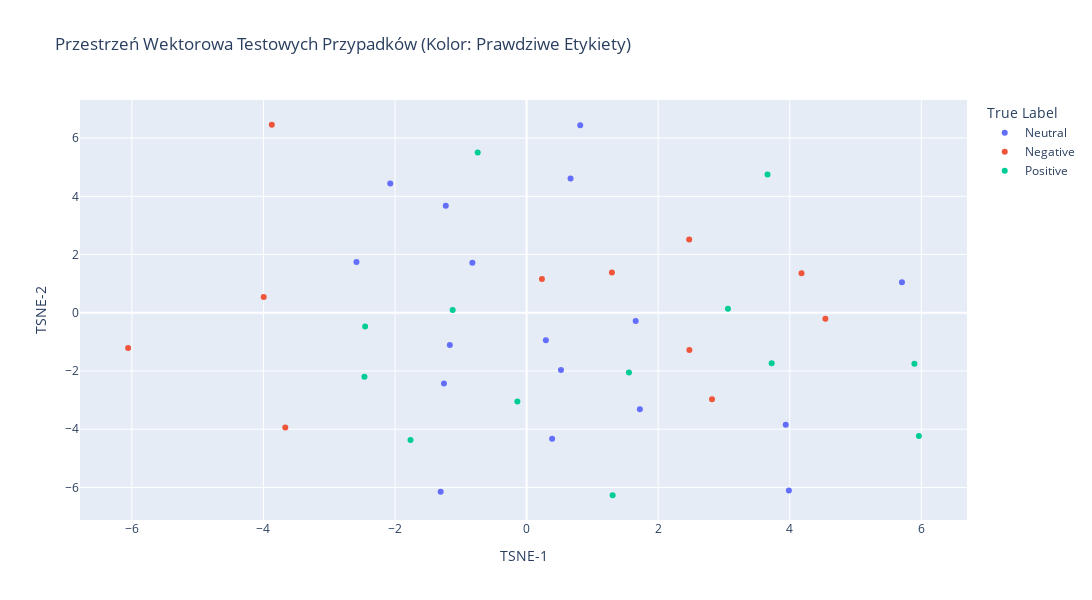
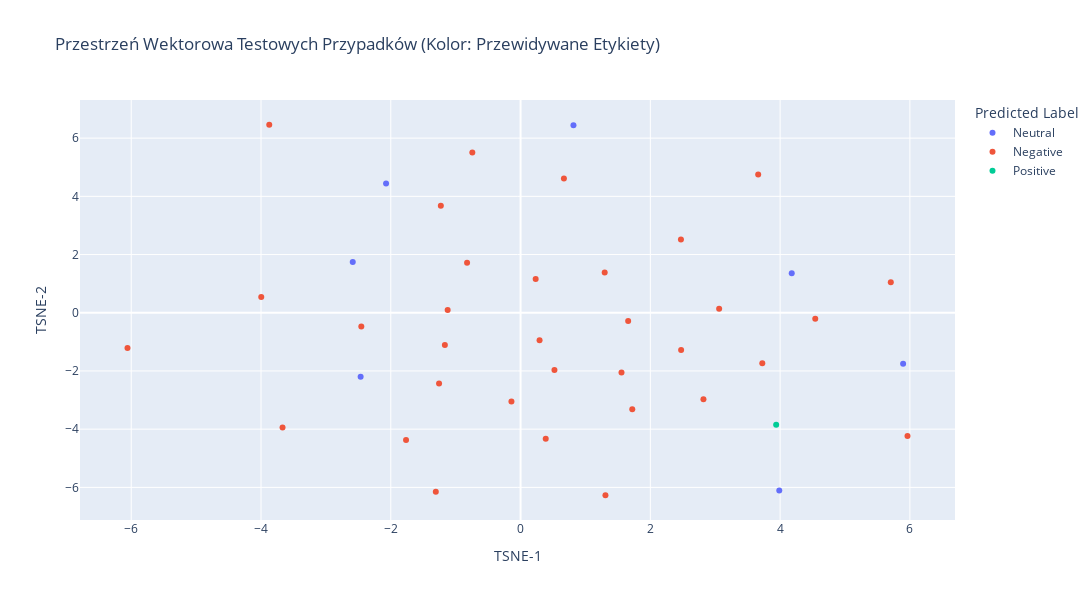
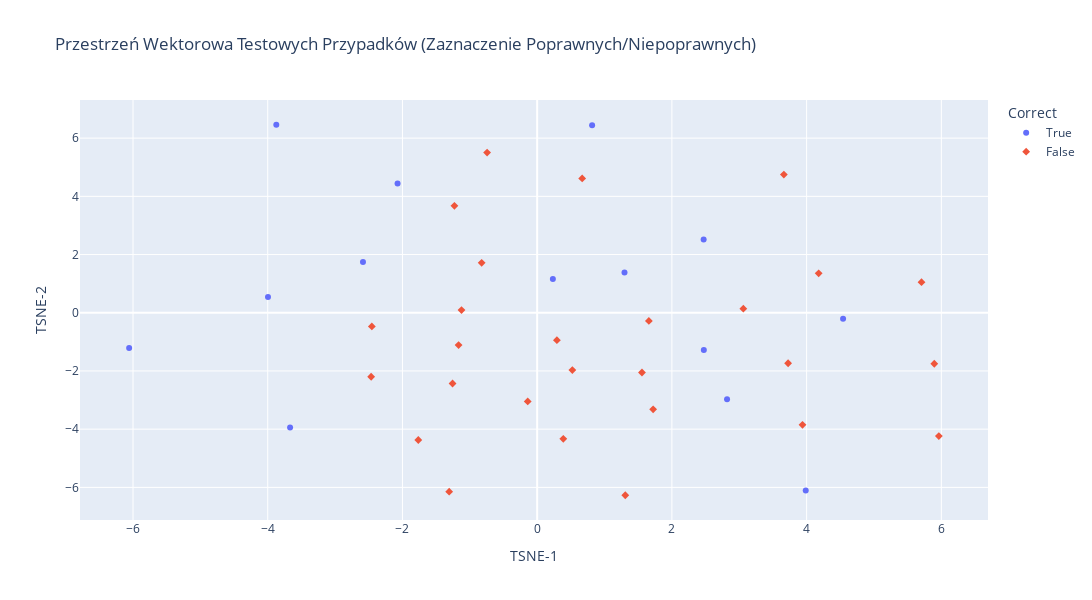

Write notebook code for charts like these, in order.
### Code cell
pca = PCA(n_components=40, random_state=42)
embeddings_pca = pca.fit_transform(test_embeddings)

tsne = TSNE(n_components=2, perplexity=30, n_iter=300, random_state=42)
embeddings_tsne = tsne.fit_transform(embeddings_pca)

df_visualization = pd.DataFrame({
    'TSNE-1': embeddings_tsne[:,0],
    'TSNE-2': embeddings_tsne[:,1],
    'True Label': test_labels,
    'Predicted Label': test_predicted_labels,
    'Text': test_df['text']
})

fig_true = px.scatter(
    df_visualization,
    x='TSNE-1',
    y='TSNE-2',
    color='True Label',
    hover_data=['True Label', 'Predicted Label', 'Text'],
    title='Przestrzeń Wektorowa Testowych Przypadków (Kolor: Prawdziwe Etykiety)',
    width=1200,
    height=600
)

fig_true.show()

fig_pred = px.scatter(
    df_visualization,
    x='TSNE-1',
    y='TSNE-2',
    color='Predicted Label',
    hover_data=['True Label', 'Predicted Label', 'Text'],
    title='Przestrzeń Wektorowa Testowych Przypadków (Kolor: Przewidywane Etykiety)',
    width=1200,
    height=600
)

fig_pred.show()

df_visualization['Correct'] = df_visualization['True Label'] == df_visualization['Predicted Label']

fig_correct = px.scatter(
    df_visualization,
    x='TSNE-1',
    y='TSNE-2',
    color='Correct',
    symbol='Correct',
    hover_data=['True Label', 'Predicted Label', 'Text'],
    title='Przestrzeń Wektorowa Testowych Przypadków (Zaznaczenie Poprawnych/Niepoprawnych)',
    width=1200,
    height=600
)

fig_correct.show()

### Figure 1 — Plotly figure (JSON) as saved in the notebook; plotly's stock layout.template omitted (floating-point values rounded to 4 significant figures)
{"data": [{"customdata": [["Neutral", "Neutral", "Jesli sluchasz go na zajeciach i zrobisz w domu ze 2 zadanka , to powinienes bez problemow zaliczyc ."], ["Neutral", "Negative", "Mało wytłumaczy , ale cały czas pyta czy wszyscy rozumieją , jeżeli on też rozumie dany dział to bedzie tłumaczył aż wszyscy nie potwierdza że zrozumilei : ) Koła raczej trudniejsze , ale można zawsze liczyć na dopytke na koniec ( a to mało kto niezdaje ) Mimo swoich wad jest ciekawą postacia , i czesto sie zagłebia na wykładzie w tematy \""], ["Neutral", "Neutral", "Zadania na egzaminie do latwych nie naleza , ale ukladaja je pracownicy IM , wiec czego mozna sie spodziewac : ) OCENA OGÓLNA : ŚREDNIO NA JEŻA"], ["Neutral", "Negative", "Pytania podczas laborki potrafią byc ciężkie , można wylecieć na sam koniec laboratorium , ale z reguły 3 , może 4 grupy bedą zapytane podczas całych zajęć ."], ["Neutral", "Negative", "Pilot funkcjonalnie pierwsza klasa , można dosłownie wszystkim sterować , ogromna baza sprzętu , możliwość dowolnego konfigurowania , super wygląd , podświetlenie klawiszy , auto - wyłączanie ekranu . Niestety sama jakość wykonania pozostawia wiele do życzenia . Konkretnie klawisze które po roku użytkowania zacinają się . Pierwszy egzemplarz po roku został wymieniony na nowy , drugi właśnie tez ma identyczny problem z klawiszami . Niestety rozebrać go nie idzie bo próbował em na starym , a wystarczyło by wyczyścić gumki lub wymienić styki węglowe . Mam w domu piloty od sprzętu audio które mają po kilkanaście lat i działają bez zarzutu do dzisiaj ."], ["Neutral", "Negative", "Przyłapanie na ściąganiu to 2.0 z danej pracy ."], ["Neutral", "Neutral", "Jest piec kartkowek / wejsciowek , ktore sa podstawa zaliczenia ."], ["Neutral", "Negative", "Ćwiczenia . . . tutaj warto być przygotowanym i błyskać na każdych zajęciach tak żeby Cię zapamiętał ."], ["Neutral", "Negative", "Ogólnie BwE to pikuś 8 )"], ["Neutral", "Negative", "Trzeba napisac 2 kolokwia , zdazaja sie rzadko kartkowki ."], ["Neutral", "Negative", "Koła do zdania , choć łatwe nie są ."], ["Neutral", "Positive", "Był em na jej zajęciach w 100 % , starał em się jak mogł em by nadgonić grupę gdyż nie zdawał em matury z anglika a znalazł em się na B 1 ."], ["Neutral", "Negative", "Jeśli chodzi o wykład na WEMiF - ie ludzie chyba nie mają wyboru - chyba tylko dr Juszkiewicz wykłada ."], ["Neutral", "Negative", "Nie wiem czy mozna z nich sie czegos nauczyc , nie majac wczesniej styku z pp , ale mi troche rzeczy w glowie sie rozjasnilo ; ) Tylko to mazanie po foliach . . . : ?"], ["Neutral", "Negative", "Projekt nie musi być specjalnie rozbudowany , ma ładnie wyglądać , mieć elegancką zrobioną dokumentację , i mają się pokazywać ładne wykresy ."], ["Neutral", "Neutral", "Dr A . T . KOWAL Chemia nieorganiczna II - ćwiczenia Ocena : pozytywna [ / b ] Specyficzny sposób prowadzenia zajęć . . . ."], ["Neutral", "Negative", "Raczej nie ma na co narzekać , choć i bez rewelacji"]], "hovertemplate": "True Label=%{customdata[0]}<br>TSNE-1=%{x}<br>TSNE-2=%{y}<br>Predicted Label=%{customdata[1]}<br>Text=%{customdata[2]}<extra></extra>", "legendgroup": "Neutral", "marker": {"color": "#636efa", "symbol": "circle"}, "mode": "markers", "name": "Neutral", "orientation": "v", "showlegend": true, "type": "scatter", "x": [-2.072, -1.256, -2.586, -0.8242, 5.706, 0.3878, 0.8154, 1.658, -1.167, 0.6681, -1.306, 3.939, 1.722, -1.228, 0.2929, 3.987, 0.5224], "xaxis": "x", "y": [4.444, -2.43, 1.743, 1.716, 1.052, -4.332, 6.439, -0.282, -1.109, 4.616, -6.148, -3.851, -3.317, 3.675, -0.9414, -6.111, -1.969], "yaxis": "y"}, {"customdata": [["Negative", "Negative", "Gdy je poprawiasz i przynosisz następnym razem , wyszukuje Ci kolejne błedy , a to co poprawił eś na dobrze , jest źle i miało być tak jak na poczatku ."], ["Negative", "Negative", "UWAGA !"], ["Negative", "Negative", "Na każdej laborce kartkówka , teraz moge stwierdzić że może nie były aż takie trudne , ale zaliczył em jedną na 5 czy 6 . . . po prostu jeżeli nigdy przedtem nie miał eś do czynienia z językiem C to naprawde jest trudno ."], ["Negative", "Negative", "Pan Biernacki prowadzi laborki naprawde dziwnie , po łebkach , bez zaangażowania , i co najważniejsze - niezrozumiale . . . powtórze jeszcze raz : niezrozumiale !"], ["Negative", "Neutral", "Grill ma wadę , dużą , z którą niestety żył em 3 lata . Tłuszcz zamiast skapywać w całości do dołączonej miseczki , spływał pod płytę grzewczą , zawsze po grillowaniu , musiałem go postawić w pionie i patrzeć jak wylewa się to na blat . Nie wiem czy Philips tego nie przemyślał , nie sprawdził , ale jest to tragiczne niedopatrzenie . Kilka dni temu grill odmówił posłuszeństwa . Nie grzeje . Pokrętło do do ustawiania temperatury odmówiło z rok temu , przestało mieć grzechotkę , ale nie przeszkadzało to w użytkowaniu . Za minus uważam też brak możliwości dokupienia samych płyt teflonowych , choćby w cenie połowy grilla . Zdecydowanie nie polecam i nie kupię grilla Philipsa , a w przypadku awarii , muszę kupić nowego ."], ["Negative", "Negative", "Ja idąc na informatyke 3 nie znałęm prawie w ogóle jezyka C no i to nie jest kurs dla takich ludzi - doktor zakłada że wszyscy wiedza co to jest i że rozumieja każde jego skomplikowane słowo ! ! !"], ["Negative", "Negative", "Bateria posiada jedynie ładny design . Wysokość baterii to ok 30 cm . , przeciętna głębokość zlewozmywaka to ok 20cm . Woda wypływając z baterii i spadając z wysokości 1 / 2 metra powoduje , iż chcąc opłukać talerz lub umyć ręce bierzemy również prysznic ! Zachlapane są szafki i wszystko w około . Zadzwoniła m do handlowca firmy Blanco i poprosiła m o radę , ale podał jedynie telefon do serwisanta , który kazał przykręcić ciśnienie wody . Poza tym próbował tłumaczyć iż baterie są przystosowane do zlewozmywaków BLANCO i gdyby m kupiła zlew Blanco nie było by problemu . Sitko w zlewie Blanco jest tak ustawione , iż jak nakierujemy na nie wylewkę baterii to woda się nie rozchlapuje . Ale kto używając zlewozmywaka myśli o tym aby skierować wylewkę zawsze w stronę sitka ? ? ? ? ? Chyba ten kto nic w kuchni nie robi ! ! Tak więc przestrzegam przed wszystkimi bateriami tego typu firmy Blanco i nie tylko . Porażka i totalny niewypał !"], ["Negative", "Negative", "Jestem świeżo po zakupie Marantza 611 . Urządzenie bardzo dobrze odtwarza płyty CD . Gorzej jest z nośnikami USB . Nośniki czytane są długo i dźwięk jest słyszalnie uboższy pomimo odtwarzania plików FLAC . Jednak kompletna porażka to wieszanie się urządzenia jeśli zaczynamy słuchać stacji z radia cyfrowego DAB + . Sytuacja jest powtarzalna po dodaniu stacji dwóch DAB + do ulubionych i próbie przełączania się między nimi następuje zawieszenie urządzenia , dokładniej odtwarzania dźwięku . Przywrócenie odtwarzania dziwięku jest możliwe po wybraniu stacji FM do odtwarzania . Drugą kwestią jest włączanie się samo z siebie urządzenia . Czyli śpisz sobie a ono się włącza . Wyłączasz . Za 2h jest to samo . Jeśli do tego dodamy głęboko rozczarowującą scenę dżwiękową dla nośników USB lepiej kupić coś tańszego nawet jeśli będzie miało te same wady ."], ["Negative", "Negative", "uważam że pisanie opinii o czymś co jest rewelacyjne nie do końca ma sens , więc chciała by m napisać o wadzie tej zmywarki . Mam BOSCHA po raz pierwszy i przyznam że daleko mu do Whirpoola którego mialam wczesniej . Przede wszystkim brakuje kontrolki że zakończyło się mycie . Jeżeli jestem poza domem i nie usłyszała m końcowego sygnału to nie wiadomo że mycie jest już skończone . Tak samo nie wiadomo jaki jest etap . Czasem zdarza jej się nie wypluć tabletki i garniki są brudne . no i niestety w porównaniu z Whirpoolem przegrywa w kategorii ciasno ułożone garnki whirpool radził sobie świetnie , najwyraźniej miał lepsze ciśnienie wody . U Boscha to mocno kuleje . Chcąc upchać na maxa - muszę domywać ręcznie . Prowadnice na dole nie są precyzyjne wykonane i kosz dolny po całkowitym wysunieciu zawsze spada . To w Whirpoolu nie miało miejsca bo prowadnice miały kontuynuacje na drzwiczkach ."], ["Negative", "Negative", "Muszę się przyznać , że bardzo nudził em się na wykładzie u Pana Michała . . . dlatego na przerwie wybył em i więcej się tam nie pojawił em ."], ["Negative", "Negative", "O zgrozo ."]], "hovertemplate": "True Label=%{customdata[0]}<br>TSNE-1=%{x}<br>TSNE-2=%{y}<br>Predicted Label=%{customdata[1]}<br>Text=%{customdata[2]}<extra></extra>", "legendgroup": "Negative", "marker": {"color": "#EF553B", "symbol": "circle"}, "mode": "markers", "name": "Negative", "orientation": "v", "showlegend": true, "type": "scatter", "x": [2.472, -3.873, 1.297, 0.2327, 4.179, -3.996, 4.542, -6.057, 2.474, 2.819, -3.668], "xaxis": "x", "y": [2.514, 6.46, 1.387, 1.159, 1.356, 0.5436, -0.2028, -1.213, -1.278, -2.971, -3.945], "yaxis": "y"}, {"customdata": [["Positive", "Negative", "Z zaliczeniem nie ma raczej problemu ."], ["Positive", "Negative", "Miał em przyjemność mieć z tą panią wykład !"], ["Positive", "Negative", "Dba o to by każdy się na zajęciach odezwał , ale jeśli ktoś czegoś nie potrafi - nie gnębi , pomaga ."], ["Positive", "Negative", "Wprost chciało się do niego przychodzić ."], ["Positive", "Negative", "Ale na egzaminie natomiast jest łatwiej ."], ["Positive", "Negative", "Pan Gańcza jest osobą bardzo dobrą jako nauczyciel dla początkujących . . . nie rozumiem wogóle powyższych komentarzy jeśli chodzi o \" wiel k"], ["Positive", "Negative", "Lepiej nie mogł eś trafić ."], ["Positive", "Negative", "Jeśli masz więcej odróbek ( a jest jakiś ważny powód ) można się było z prowadzącą zajęcia dogadać ."], ["Positive", "Negative", "Wyjątkowo miły człowiek , nieco zestresowany obecnością świata i ludzi , ale jakoś sobie radzi - patrzenie w podłogę podobno pomaga ."], ["Positive", "Negative", "Pytania raczej proste , nie bylo az tak trudno zaliczyc ."], ["Positive", "Neutral", "Uważam , że to najlepszy kitowy obiektyw na rynku . Wykonanie metal i bardzo dobrej jakości tworzywi . Pierścień przysłony chodzi z należytym oporem i skokiem . Wbudowana stabilizacja jest wydajna i naprawdę pomaga w wielu sytuacjach . Obiektyw bardzo ostry już od największego otworu przysłony . Celność bdb . To za co pochwalę go dodatkowo to szybki silnik autofokusa - używał em go na poczatku z dosyć mułowatym X - E1 , teraz , kiedy przesiadł em się na X - T1 to mogę tylko chwalić ! ! ! Ostatni plus to bardzo dobrze opracowany system uszczelnień - obiektyw , mimo , iż jest to zoom , w ogóle nie zasysa kurzu do środka ( miałem już wiele zoomów : Nikkory , Sigmy i tam był to problem ) . Polecam !"], ["Positive", "Negative", "algebra z geom . analityczna 1 polecam miał em z nim wykłady , bardzo fajny z podejsciem student tez czlowiek , czasami sie myli ale przyznale sie do bledow ."], ["Positive", "Neutral", "Tak Podstawa oceny w indeksie : egzamin Niespodziewajki : brak ( zadania powtarzają się co roku ) Poczucie humorupane pokłady Ogólne podejście do studenta : pozytywne Zerowy termin jest najprostszy ( 3 zadania ) - warunkiem przystąpienia jest jednak zaliczenie projektu u dr ."]], "hovertemplate": "True Label=%{customdata[0]}<br>TSNE-1=%{x}<br>TSNE-2=%{y}<br>Predicted Label=%{customdata[1]}<br>Text=%{customdata[2]}<extra></extra>", "legendgroup": "Positive", "marker": {"color": "#00cc96", "symbol": "circle"}, "mode": "markers", "name": "Positive", "orientation": "v", "showlegend": true, "type": "scatter", "x": [3.662, 5.963, 3.725, 1.308, -1.765, -1.123, -0.1403, 1.556, 3.06, -0.7431, 5.895, -2.454, -2.465], "xaxis": "x", "y": [4.749, -4.237, -1.735, -6.27, -4.372, 0.09163, -3.045, -2.053, 0.1412, 5.503, -1.753, -0.4711, -2.199], "yaxis": "y"}], "layout": {"height": 600, "legend": {"title": {"text": "True Label"}, "tracegroupgap": 0}, "title": {"text": "Przestrzeń Wektorowa Testowych Przypadków (Kolor: Prawdziwe Etykiety)"}, "width": 1200, "xaxis": {"anchor": "y", "domain": [0, 1], "title": {"text": "TSNE-1"}}, "yaxis": {"anchor": "x", "domain": [0, 1], "title": {"text": "TSNE-2"}}}}

### Figure 2 — Plotly figure (JSON) as saved in the notebook; plotly's stock layout.template omitted (floating-point values rounded to 4 significant figures)
{"data": [{"customdata": [["Neutral", "Neutral", "Jesli sluchasz go na zajeciach i zrobisz w domu ze 2 zadanka , to powinienes bez problemow zaliczyc ."], ["Neutral", "Neutral", "Zadania na egzaminie do latwych nie naleza , ale ukladaja je pracownicy IM , wiec czego mozna sie spodziewac : ) OCENA OGÓLNA : ŚREDNIO NA JEŻA"], ["Negative", "Neutral", "Grill ma wadę , dużą , z którą niestety żył em 3 lata . Tłuszcz zamiast skapywać w całości do dołączonej miseczki , spływał pod płytę grzewczą , zawsze po grillowaniu , musiałem go postawić w pionie i patrzeć jak wylewa się to na blat . Nie wiem czy Philips tego nie przemyślał , nie sprawdził , ale jest to tragiczne niedopatrzenie . Kilka dni temu grill odmówił posłuszeństwa . Nie grzeje . Pokrętło do do ustawiania temperatury odmówiło z rok temu , przestało mieć grzechotkę , ale nie przeszkadzało to w użytkowaniu . Za minus uważam też brak możliwości dokupienia samych płyt teflonowych , choćby w cenie połowy grilla . Zdecydowanie nie polecam i nie kupię grilla Philipsa , a w przypadku awarii , muszę kupić nowego ."], ["Neutral", "Neutral", "Jest piec kartkowek / wejsciowek , ktore sa podstawa zaliczenia ."], ["Positive", "Neutral", "Uważam , że to najlepszy kitowy obiektyw na rynku . Wykonanie metal i bardzo dobrej jakości tworzywi . Pierścień przysłony chodzi z należytym oporem i skokiem . Wbudowana stabilizacja jest wydajna i naprawdę pomaga w wielu sytuacjach . Obiektyw bardzo ostry już od największego otworu przysłony . Celność bdb . To za co pochwalę go dodatkowo to szybki silnik autofokusa - używał em go na poczatku z dosyć mułowatym X - E1 , teraz , kiedy przesiadł em się na X - T1 to mogę tylko chwalić ! ! ! Ostatni plus to bardzo dobrze opracowany system uszczelnień - obiektyw , mimo , iż jest to zoom , w ogóle nie zasysa kurzu do środka ( miałem już wiele zoomów : Nikkory , Sigmy i tam był to problem ) . Polecam !"], ["Positive", "Neutral", "Tak Podstawa oceny w indeksie : egzamin Niespodziewajki : brak ( zadania powtarzają się co roku ) Poczucie humorupane pokłady Ogólne podejście do studenta : pozytywne Zerowy termin jest najprostszy ( 3 zadania ) - warunkiem przystąpienia jest jednak zaliczenie projektu u dr ."], ["Neutral", "Neutral", "Dr A . T . KOWAL Chemia nieorganiczna II - ćwiczenia Ocena : pozytywna [ / b ] Specyficzny sposób prowadzenia zajęć . . . ."]], "hovertemplate": "Predicted Label=%{customdata[1]}<br>TSNE-1=%{x}<br>TSNE-2=%{y}<br>True Label=%{customdata[0]}<br>Text=%{customdata[2]}<extra></extra>", "legendgroup": "Neutral", "marker": {"color": "#636efa", "symbol": "circle"}, "mode": "markers", "name": "Neutral", "orientation": "v", "showlegend": true, "type": "scatter", "x": [-2.072, -2.586, 4.179, 0.8154, 5.895, -2.465, 3.987], "xaxis": "x", "y": [4.444, 1.743, 1.356, 6.439, -1.753, -2.199, -6.111], "yaxis": "y"}, {"customdata": [["Negative", "Negative", "Gdy je poprawiasz i przynosisz następnym razem , wyszukuje Ci kolejne błedy , a to co poprawił eś na dobrze , jest źle i miało być tak jak na poczatku ."], ["Negative", "Negative", "UWAGA !"], ["Positive", "Negative", "Z zaliczeniem nie ma raczej problemu ."], ["Neutral", "Negative", "Mało wytłumaczy , ale cały czas pyta czy wszyscy rozumieją , jeżeli on też rozumie dany dział to bedzie tłumaczył aż wszyscy nie potwierdza że zrozumilei : ) Koła raczej trudniejsze , ale można zawsze liczyć na dopytke na koniec ( a to mało kto niezdaje ) Mimo swoich wad jest ciekawą postacia , i czesto sie zagłebia na wykładzie w tematy \""], ["Neutral", "Negative", "Pytania podczas laborki potrafią byc ciężkie , można wylecieć na sam koniec laboratorium , ale z reguły 3 , może 4 grupy bedą zapytane podczas całych zajęć ."], ["Positive", "Negative", "Miał em przyjemność mieć z tą panią wykład !"], ["Positive", "Negative", "Dba o to by każdy się na zajęciach odezwał , ale jeśli ktoś czegoś nie potrafi - nie gnębi , pomaga ."], ["Negative", "Negative", "Na każdej laborce kartkówka , teraz moge stwierdzić że może nie były aż takie trudne , ale zaliczył em jedną na 5 czy 6 . . . po prostu jeżeli nigdy przedtem nie miał eś do czynienia z językiem C to naprawde jest trudno ."], ["Negative", "Negative", "Pan Biernacki prowadzi laborki naprawde dziwnie , po łebkach , bez zaangażowania , i co najważniejsze - niezrozumiale . . . powtórze jeszcze raz : niezrozumiale !"], ["Positive", "Negative", "Wprost chciało się do niego przychodzić ."], ["Positive", "Negative", "Ale na egzaminie natomiast jest łatwiej ."], ["Neutral", "Negative", "Pilot funkcjonalnie pierwsza klasa , można dosłownie wszystkim sterować , ogromna baza sprzętu , możliwość dowolnego konfigurowania , super wygląd , podświetlenie klawiszy , auto - wyłączanie ekranu . Niestety sama jakość wykonania pozostawia wiele do życzenia . Konkretnie klawisze które po roku użytkowania zacinają się . Pierwszy egzemplarz po roku został wymieniony na nowy , drugi właśnie tez ma identyczny problem z klawiszami . Niestety rozebrać go nie idzie bo próbował em na starym , a wystarczyło by wyczyścić gumki lub wymienić styki węglowe . Mam w domu piloty od sprzętu audio które mają po kilkanaście lat i działają bez zarzutu do dzisiaj ."], ["Positive", "Negative", "Pan Gańcza jest osobą bardzo dobrą jako nauczyciel dla początkujących . . . nie rozumiem wogóle powyższych komentarzy jeśli chodzi o \" wiel k"], ["Positive", "Negative", "Lepiej nie mogł eś trafić ."], ["Positive", "Negative", "Jeśli masz więcej odróbek ( a jest jakiś ważny powód ) można się było z prowadzącą zajęcia dogadać ."], ["Neutral", "Negative", "Przyłapanie na ściąganiu to 2.0 z danej pracy ."], ["Neutral", "Negative", "Ćwiczenia . . . tutaj warto być przygotowanym i błyskać na każdych zajęciach tak żeby Cię zapamiętał ."], ["Negative", "Negative", "Ja idąc na informatyke 3 nie znałęm prawie w ogóle jezyka C no i to nie jest kurs dla takich ludzi - doktor zakłada że wszyscy wiedza co to jest i że rozumieja każde jego skomplikowane słowo ! ! !"], ["Positive", "Negative", "Wyjątkowo miły człowiek , nieco zestresowany obecnością świata i ludzi , ale jakoś sobie radzi - patrzenie w podłogę podobno pomaga ."], ["Neutral", "Negative", "Ogólnie BwE to pikuś 8 )"], ["Negative", "Negative", "Bateria posiada jedynie ładny design . Wysokość baterii to ok 30 cm . , przeciętna głębokość zlewozmywaka to ok 20cm . Woda wypływając z baterii i spadając z wysokości 1 / 2 metra powoduje , iż chcąc opłukać talerz lub umyć ręce bierzemy również prysznic ! Zachlapane są szafki i wszystko w około . Zadzwoniła m do handlowca firmy Blanco i poprosiła m o radę , ale podał jedynie telefon do serwisanta , który kazał przykręcić ciśnienie wody . Poza tym próbował tłumaczyć iż baterie są przystosowane do zlewozmywaków BLANCO i gdyby m kupiła zlew Blanco nie było by problemu . Sitko w zlewie Blanco jest tak ustawione , iż jak nakierujemy na nie wylewkę baterii to woda się nie rozchlapuje . Ale kto używając zlewozmywaka myśli o tym aby skierować wylewkę zawsze w stronę sitka ? ? ? ? ? Chyba ten kto nic w kuchni nie robi ! ! Tak więc przestrzegam przed wszystkimi bateriami tego typu firmy Blanco i nie tylko . Porażka i totalny niewypał !"], ["Negative", "Negative", "Jestem świeżo po zakupie Marantza 611 . Urządzenie bardzo dobrze odtwarza płyty CD . Gorzej jest z nośnikami USB . Nośniki czytane są długo i dźwięk jest słyszalnie uboższy pomimo odtwarzania plików FLAC . Jednak kompletna porażka to wieszanie się urządzenia jeśli zaczynamy słuchać stacji z radia cyfrowego DAB + . Sytuacja jest powtarzalna po dodaniu stacji dwóch DAB + do ulubionych i próbie przełączania się między nimi następuje zawieszenie urządzenia , dokładniej odtwarzania dźwięku . Przywrócenie odtwarzania dziwięku jest możliwe po wybraniu stacji FM do odtwarzania . Drugą kwestią jest włączanie się samo z siebie urządzenia . Czyli śpisz sobie a ono się włącza . Wyłączasz . Za 2h jest to samo . Jeśli do tego dodamy głęboko rozczarowującą scenę dżwiękową dla nośników USB lepiej kupić coś tańszego nawet jeśli będzie miało te same wady ."], ["Neutral", "Negative", "Trzeba napisac 2 kolokwia , zdazaja sie rzadko kartkowki ."], ["Neutral", "Negative", "Koła do zdania , choć łatwe nie są ."], ["Neutral", "Negative", "Jeśli chodzi o wykład na WEMiF - ie ludzie chyba nie mają wyboru - chyba tylko dr Juszkiewicz wykłada ."], ["Negative", "Negative", "uważam że pisanie opinii o czymś co jest rewelacyjne nie do końca ma sens , więc chciała by m napisać o wadzie tej zmywarki . Mam BOSCHA po raz pierwszy i przyznam że daleko mu do Whirpoola którego mialam wczesniej . Przede wszystkim brakuje kontrolki że zakończyło się mycie . Jeżeli jestem poza domem i nie usłyszała m końcowego sygnału to nie wiadomo że mycie jest już skończone . Tak samo nie wiadomo jaki jest etap . Czasem zdarza jej się nie wypluć tabletki i garniki są brudne . no i niestety w porównaniu z Whirpoolem przegrywa w kategorii ciasno ułożone garnki whirpool radził sobie świetnie , najwyraźniej miał lepsze ciśnienie wody . U Boscha to mocno kuleje . Chcąc upchać na maxa - muszę domywać ręcznie . Prowadnice na dole nie są precyzyjne wykonane i kosz dolny po całkowitym wysunieciu zawsze spada . To w Whirpoolu nie miało miejsca bo prowadnice miały kontuynuacje na drzwiczkach ."], ["Negative", "Negative", "Muszę się przyznać , że bardzo nudził em się na wykładzie u Pana Michała . . . dlatego na przerwie wybył em i więcej się tam nie pojawił em ."], ["Negative", "Negative", "O zgrozo ."], ["Neutral", "Negative", "Nie wiem czy mozna z nich sie czegos nauczyc , nie majac wczesniej styku z pp , ale mi troche rzeczy w glowie sie rozjasnilo ; ) Tylko to mazanie po foliach . . . : ?"], ["Positive", "Negative", "Pytania raczej proste , nie bylo az tak trudno zaliczyc ."], ["Neutral", "Negative", "Projekt nie musi być specjalnie rozbudowany , ma ładnie wyglądać , mieć elegancką zrobioną dokumentację , i mają się pokazywać ładne wykresy ."], ["Positive", "Negative", "algebra z geom . analityczna 1 polecam miał em z nim wykłady , bardzo fajny z podejsciem student tez czlowiek , czasami sie myli ale przyznale sie do bledow ."], ["Neutral", "Negative", "Raczej nie ma na co narzekać , choć i bez rewelacji"]], "hovertemplate": "Predicted Label=%{customdata[1]}<br>TSNE-1=%{x}<br>TSNE-2=%{y}<br>True Label=%{customdata[0]}<br>Text=%{customdata[2]}<extra></extra>", "legendgroup": "Negative", "marker": {"color": "#EF553B", "symbol": "circle"}, "mode": "markers", "name": "Negative", "orientation": "v", "showlegend": true, "type": "scatter", "x": [2.472, -3.873, 3.662, -1.256, -0.8242, 5.963, 3.725, 1.297, 0.2327, 1.308, -1.765, 5.706, -1.123, -0.1403, 1.556, 0.3878, 1.658, -3.996, 3.06, -1.167, 4.542, -6.057, 0.6681, -1.306, 1.722, 2.474, 2.819, -3.668, -1.228, -0.7431, 0.2929, -2.454, 0.5224], "xaxis": "x", "y": [2.514, 6.46, 4.749, -2.43, 1.716, -4.237, -1.735, 1.387, 1.159, -6.27, -4.372, 1.052, 0.09163, -3.045, -2.053, -4.332, -0.282, 0.5436, 0.1412, -1.109, -0.2028, -1.213, 4.616, -6.148, -3.317, -1.278, -2.971, -3.945, 3.675, 5.503, -0.9414, -0.4711, -1.969], "yaxis": "y"}, {"customdata": [["Neutral", "Positive", "Był em na jej zajęciach w 100 % , starał em się jak mogł em by nadgonić grupę gdyż nie zdawał em matury z anglika a znalazł em się na B 1 ."]], "hovertemplate": "Predicted Label=%{customdata[1]}<br>TSNE-1=%{x}<br>TSNE-2=%{y}<br>True Label=%{customdata[0]}<br>Text=%{customdata[2]}<extra></extra>", "legendgroup": "Positive", "marker": {"color": "#00cc96", "symbol": "circle"}, "mode": "markers", "name": "Positive", "orientation": "v", "showlegend": true, "type": "scatter", "x": [3.939], "xaxis": "x", "y": [-3.851], "yaxis": "y"}], "layout": {"height": 600, "legend": {"title": {"text": "Predicted Label"}, "tracegroupgap": 0}, "title": {"text": "Przestrzeń Wektorowa Testowych Przypadków (Kolor: Przewidywane Etykiety)"}, "width": 1200, "xaxis": {"anchor": "y", "domain": [0, 1], "title": {"text": "TSNE-1"}}, "yaxis": {"anchor": "x", "domain": [0, 1], "title": {"text": "TSNE-2"}}}}

### Figure 3 — Plotly figure (JSON) as saved in the notebook; plotly's stock layout.template omitted (floating-point values rounded to 4 significant figures)
{"data": [{"customdata": [["Neutral", "Neutral", "Jesli sluchasz go na zajeciach i zrobisz w domu ze 2 zadanka , to powinienes bez problemow zaliczyc ."], ["Negative", "Negative", "Gdy je poprawiasz i przynosisz następnym razem , wyszukuje Ci kolejne błedy , a to co poprawił eś na dobrze , jest źle i miało być tak jak na poczatku ."], ["Negative", "Negative", "UWAGA !"], ["Neutral", "Neutral", "Zadania na egzaminie do latwych nie naleza , ale ukladaja je pracownicy IM , wiec czego mozna sie spodziewac : ) OCENA OGÓLNA : ŚREDNIO NA JEŻA"], ["Negative", "Negative", "Na każdej laborce kartkówka , teraz moge stwierdzić że może nie były aż takie trudne , ale zaliczył em jedną na 5 czy 6 . . . po prostu jeżeli nigdy przedtem nie miał eś do czynienia z językiem C to naprawde jest trudno ."], ["Negative", "Negative", "Pan Biernacki prowadzi laborki naprawde dziwnie , po łebkach , bez zaangażowania , i co najważniejsze - niezrozumiale . . . powtórze jeszcze raz : niezrozumiale !"], ["Neutral", "Neutral", "Jest piec kartkowek / wejsciowek , ktore sa podstawa zaliczenia ."], ["Negative", "Negative", "Ja idąc na informatyke 3 nie znałęm prawie w ogóle jezyka C no i to nie jest kurs dla takich ludzi - doktor zakłada że wszyscy wiedza co to jest i że rozumieja każde jego skomplikowane słowo ! ! !"], ["Negative", "Negative", "Bateria posiada jedynie ładny design . Wysokość baterii to ok 30 cm . , przeciętna głębokość zlewozmywaka to ok 20cm . Woda wypływając z baterii i spadając z wysokości 1 / 2 metra powoduje , iż chcąc opłukać talerz lub umyć ręce bierzemy również prysznic ! Zachlapane są szafki i wszystko w około . Zadzwoniła m do handlowca firmy Blanco i poprosiła m o radę , ale podał jedynie telefon do serwisanta , który kazał przykręcić ciśnienie wody . Poza tym próbował tłumaczyć iż baterie są przystosowane do zlewozmywaków BLANCO i gdyby m kupiła zlew Blanco nie było by problemu . Sitko w zlewie Blanco jest tak ustawione , iż jak nakierujemy na nie wylewkę baterii to woda się nie rozchlapuje . Ale kto używając zlewozmywaka myśli o tym aby skierować wylewkę zawsze w stronę sitka ? ? ? ? ? Chyba ten kto nic w kuchni nie robi ! ! Tak więc przestrzegam przed wszystkimi bateriami tego typu firmy Blanco i nie tylko . Porażka i totalny niewypał !"], ["Negative", "Negative", "Jestem świeżo po zakupie Marantza 611 . Urządzenie bardzo dobrze odtwarza płyty CD . Gorzej jest z nośnikami USB . Nośniki czytane są długo i dźwięk jest słyszalnie uboższy pomimo odtwarzania plików FLAC . Jednak kompletna porażka to wieszanie się urządzenia jeśli zaczynamy słuchać stacji z radia cyfrowego DAB + . Sytuacja jest powtarzalna po dodaniu stacji dwóch DAB + do ulubionych i próbie przełączania się między nimi następuje zawieszenie urządzenia , dokładniej odtwarzania dźwięku . Przywrócenie odtwarzania dziwięku jest możliwe po wybraniu stacji FM do odtwarzania . Drugą kwestią jest włączanie się samo z siebie urządzenia . Czyli śpisz sobie a ono się włącza . Wyłączasz . Za 2h jest to samo . Jeśli do tego dodamy głęboko rozczarowującą scenę dżwiękową dla nośników USB lepiej kupić coś tańszego nawet jeśli będzie miało te same wady ."], ["Negative", "Negative", "uważam że pisanie opinii o czymś co jest rewelacyjne nie do końca ma sens , więc chciała by m napisać o wadzie tej zmywarki . Mam BOSCHA po raz pierwszy i przyznam że daleko mu do Whirpoola którego mialam wczesniej . Przede wszystkim brakuje kontrolki że zakończyło się mycie . Jeżeli jestem poza domem i nie usłyszała m końcowego sygnału to nie wiadomo że mycie jest już skończone . Tak samo nie wiadomo jaki jest etap . Czasem zdarza jej się nie wypluć tabletki i garniki są brudne . no i niestety w porównaniu z Whirpoolem przegrywa w kategorii ciasno ułożone garnki whirpool radził sobie świetnie , najwyraźniej miał lepsze ciśnienie wody . U Boscha to mocno kuleje . Chcąc upchać na maxa - muszę domywać ręcznie . Prowadnice na dole nie są precyzyjne wykonane i kosz dolny po całkowitym wysunieciu zawsze spada . To w Whirpoolu nie miało miejsca bo prowadnice miały kontuynuacje na drzwiczkach ."], ["Negative", "Negative", "Muszę się przyznać , że bardzo nudził em się na wykładzie u Pana Michała . . . dlatego na przerwie wybył em i więcej się tam nie pojawił em ."], ["Negative", "Negative", "O zgrozo ."], ["Neutral", "Neutral", "Dr A . T . KOWAL Chemia nieorganiczna II - ćwiczenia Ocena : pozytywna [ / b ] Specyficzny sposób prowadzenia zajęć . . . ."]], "hovertemplate": "Correct=True<br>TSNE-1=%{x}<br>TSNE-2=%{y}<br>True Label=%{customdata[0]}<br>Predicted Label=%{customdata[1]}<br>Text=%{customdata[2]}<extra></extra>", "legendgroup": "True", "marker": {"color": "#636efa", "symbol": "circle"}, "mode": "markers", "name": "True", "orientation": "v", "showlegend": true, "type": "scatter", "x": [-2.072, 2.472, -3.873, -2.586, 1.297, 0.2327, 0.8154, -3.996, 4.542, -6.057, 2.474, 2.819, -3.668, 3.987], "xaxis": "x", "y": [4.444, 2.514, 6.46, 1.743, 1.387, 1.159, 6.439, 0.5436, -0.2028, -1.213, -1.278, -2.971, -3.945, -6.111], "yaxis": "y"}, {"customdata": [["Positive", "Negative", "Z zaliczeniem nie ma raczej problemu ."], ["Neutral", "Negative", "Mało wytłumaczy , ale cały czas pyta czy wszyscy rozumieją , jeżeli on też rozumie dany dział to bedzie tłumaczył aż wszyscy nie potwierdza że zrozumilei : ) Koła raczej trudniejsze , ale można zawsze liczyć na dopytke na koniec ( a to mało kto niezdaje ) Mimo swoich wad jest ciekawą postacia , i czesto sie zagłebia na wykładzie w tematy \""], ["Neutral", "Negative", "Pytania podczas laborki potrafią byc ciężkie , można wylecieć na sam koniec laboratorium , ale z reguły 3 , może 4 grupy bedą zapytane podczas całych zajęć ."], ["Positive", "Negative", "Miał em przyjemność mieć z tą panią wykład !"], ["Positive", "Negative", "Dba o to by każdy się na zajęciach odezwał , ale jeśli ktoś czegoś nie potrafi - nie gnębi , pomaga ."], ["Positive", "Negative", "Wprost chciało się do niego przychodzić ."], ["Positive", "Negative", "Ale na egzaminie natomiast jest łatwiej ."], ["Neutral", "Negative", "Pilot funkcjonalnie pierwsza klasa , można dosłownie wszystkim sterować , ogromna baza sprzętu , możliwość dowolnego konfigurowania , super wygląd , podświetlenie klawiszy , auto - wyłączanie ekranu . Niestety sama jakość wykonania pozostawia wiele do życzenia . Konkretnie klawisze które po roku użytkowania zacinają się . Pierwszy egzemplarz po roku został wymieniony na nowy , drugi właśnie tez ma identyczny problem z klawiszami . Niestety rozebrać go nie idzie bo próbował em na starym , a wystarczyło by wyczyścić gumki lub wymienić styki węglowe . Mam w domu piloty od sprzętu audio które mają po kilkanaście lat i działają bez zarzutu do dzisiaj ."], ["Positive", "Negative", "Pan Gańcza jest osobą bardzo dobrą jako nauczyciel dla początkujących . . . nie rozumiem wogóle powyższych komentarzy jeśli chodzi o \" wiel k"], ["Positive", "Negative", "Lepiej nie mogł eś trafić ."], ["Negative", "Neutral", "Grill ma wadę , dużą , z którą niestety żył em 3 lata . Tłuszcz zamiast skapywać w całości do dołączonej miseczki , spływał pod płytę grzewczą , zawsze po grillowaniu , musiałem go postawić w pionie i patrzeć jak wylewa się to na blat . Nie wiem czy Philips tego nie przemyślał , nie sprawdził , ale jest to tragiczne niedopatrzenie . Kilka dni temu grill odmówił posłuszeństwa . Nie grzeje . Pokrętło do do ustawiania temperatury odmówiło z rok temu , przestało mieć grzechotkę , ale nie przeszkadzało to w użytkowaniu . Za minus uważam też brak możliwości dokupienia samych płyt teflonowych , choćby w cenie połowy grilla . Zdecydowanie nie polecam i nie kupię grilla Philipsa , a w przypadku awarii , muszę kupić nowego ."], ["Positive", "Negative", "Jeśli masz więcej odróbek ( a jest jakiś ważny powód ) można się było z prowadzącą zajęcia dogadać ."], ["Neutral", "Negative", "Przyłapanie na ściąganiu to 2.0 z danej pracy ."], ["Neutral", "Negative", "Ćwiczenia . . . tutaj warto być przygotowanym i błyskać na każdych zajęciach tak żeby Cię zapamiętał ."], ["Positive", "Negative", "Wyjątkowo miły człowiek , nieco zestresowany obecnością świata i ludzi , ale jakoś sobie radzi - patrzenie w podłogę podobno pomaga ."], ["Neutral", "Negative", "Ogólnie BwE to pikuś 8 )"], ["Neutral", "Negative", "Trzeba napisac 2 kolokwia , zdazaja sie rzadko kartkowki ."], ["Neutral", "Negative", "Koła do zdania , choć łatwe nie są ."], ["Neutral", "Positive", "Był em na jej zajęciach w 100 % , starał em się jak mogł em by nadgonić grupę gdyż nie zdawał em matury z anglika a znalazł em się na B 1 ."], ["Neutral", "Negative", "Jeśli chodzi o wykład na WEMiF - ie ludzie chyba nie mają wyboru - chyba tylko dr Juszkiewicz wykłada ."], ["Neutral", "Negative", "Nie wiem czy mozna z nich sie czegos nauczyc , nie majac wczesniej styku z pp , ale mi troche rzeczy w glowie sie rozjasnilo ; ) Tylko to mazanie po foliach . . . : ?"], ["Positive", "Negative", "Pytania raczej proste , nie bylo az tak trudno zaliczyc ."], ["Neutral", "Negative", "Projekt nie musi być specjalnie rozbudowany , ma ładnie wyglądać , mieć elegancką zrobioną dokumentację , i mają się pokazywać ładne wykresy ."], ["Positive", "Neutral", "Uważam , że to najlepszy kitowy obiektyw na rynku . Wykonanie metal i bardzo dobrej jakości tworzywi . Pierścień przysłony chodzi z należytym oporem i skokiem . Wbudowana stabilizacja jest wydajna i naprawdę pomaga w wielu sytuacjach . Obiektyw bardzo ostry już od największego otworu przysłony . Celność bdb . To za co pochwalę go dodatkowo to szybki silnik autofokusa - używał em go na poczatku z dosyć mułowatym X - E1 , teraz , kiedy przesiadł em się na X - T1 to mogę tylko chwalić ! ! ! Ostatni plus to bardzo dobrze opracowany system uszczelnień - obiektyw , mimo , iż jest to zoom , w ogóle nie zasysa kurzu do środka ( miałem już wiele zoomów : Nikkory , Sigmy i tam był to problem ) . Polecam !"], ["Positive", "Negative", "algebra z geom . analityczna 1 polecam miał em z nim wykłady , bardzo fajny z podejsciem student tez czlowiek , czasami sie myli ale przyznale sie do bledow ."], ["Positive", "Neutral", "Tak Podstawa oceny w indeksie : egzamin Niespodziewajki : brak ( zadania powtarzają się co roku ) Poczucie humorupane pokłady Ogólne podejście do studenta : pozytywne Zerowy termin jest najprostszy ( 3 zadania ) - warunkiem przystąpienia jest jednak zaliczenie projektu u dr ."], ["Neutral", "Negative", "Raczej nie ma na co narzekać , choć i bez rewelacji"]], "hovertemplate": "Correct=False<br>TSNE-1=%{x}<br>TSNE-2=%{y}<br>True Label=%{customdata[0]}<br>Predicted Label=%{customdata[1]}<br>Text=%{customdata[2]}<extra></extra>", "legendgroup": "False", "marker": {"color": "#EF553B", "symbol": "diamond"}, "mode": "markers", "name": "False", "orientation": "v", "showlegend": true, "type": "scatter", "x": [3.662, -1.256, -0.8242, 5.963, 3.725, 1.308, -1.765, 5.706, -1.123, -0.1403, 4.179, 1.556, 0.3878, 1.658, 3.06, -1.167, 0.6681, -1.306, 3.939, 1.722, -1.228, -0.7431, 0.2929, 5.895, -2.454, -2.465, 0.5224], "xaxis": "x", "y": [4.749, -2.43, 1.716, -4.237, -1.735, -6.27, -4.372, 1.052, 0.09163, -3.045, 1.356, -2.053, -4.332, -0.282, 0.1412, -1.109, 4.616, -6.148, -3.851, -3.317, 3.675, 5.503, -0.9414, -1.753, -0.4711, -2.199, -1.969], "yaxis": "y"}], "layout": {"height": 600, "legend": {"title": {"text": "Correct"}, "tracegroupgap": 0}, "title": {"text": "Przestrzeń Wektorowa Testowych Przypadków (Zaznaczenie Poprawnych/Niepoprawnych)"}, "width": 1200, "xaxis": {"anchor": "y", "domain": [0, 1], "title": {"text": "TSNE-1"}}, "yaxis": {"anchor": "x", "domain": [0, 1], "title": {"text": "TSNE-2"}}}}
